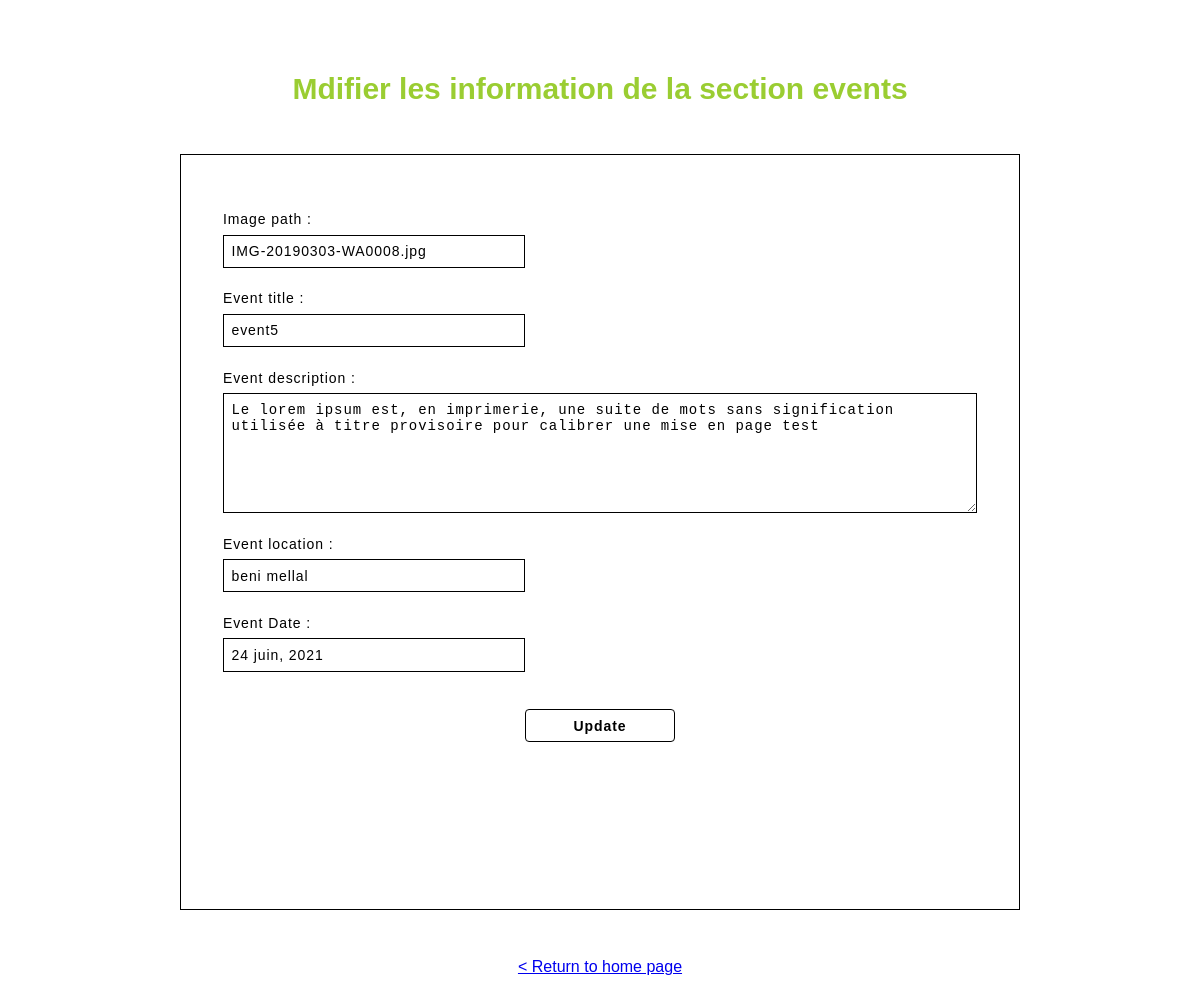
/login/admin/updt.php?id=8, run on the app's committed database.
### tables this page shows
CREATE TABLE `events` (
  `event_id` int(11) NOT NULL,
  `spa_id` int(11) NOT NULL,
  `event_img` text NOT NULL,
  `event_title` varchar(60) NOT NULL,
  `event_desc` text NOT NULL,
  `event_location` varchar(60) NOT NULL,
  `event_date` varchar(60) NOT NULL
);

### login/admin/updt.php (the view, shortened to what this page needs)
<?php
include '../../config.php';
$id=$_GET['id'];
$sql = 'SELECT * FROM events WHERE event_id=:id';
$stmt = $db->prepare($sql);
$stmt->execute([':id' => $id]);
$info = $stmt->fetch(PDO::FETCH_OBJ);
?>
<!DOCTYPE html>
<html lang="en">
<head>
    <link rel="stylesheet" href="../../css/style.min.css">
    <link rel="stylesheet" href="../../css/supadmin.css">
    <link rel="stylesheet" href="../../css/style.css">
</head>
<body>
<div class="sectionActivity">
        <h2 class="sectionActivity__titleTop">Mdifier les information de la section events </h2>
            <div class="formActivity FormEvents FormEvents2">
                <form class="activityForm" action="" method="POST" enctype="multipart/form-data">
                    <label for="" class="activityForm__labelName">Image path :</label>
                    <input type="text" class="activityForm__proTitle" name="img" value="<?= $info->event_img ?>">
                    <label for="" class="activityForm__labelName">Event title :</label>
                    <input type="text" class="activityForm__proTitle" name="title" value="<?= $info->event_title ?>">
                    <label for="" class="activityForm__labelName">Event description :</label>
                    <textarea class="activityForm__description" name="descrip"><?= $info->event_desc ?></textarea>
                    <label for="" class="activityForm__labelName"> Event location :</label>
                    <input type="text" class="activityForm__proTitle" name="location" value="<?= $info->event_location ?>">
                    <label for="" class="activityForm__labelName"> Event Date :</label>
                    <input type="text" class="activityForm__proTitle" name="date" value="<?= $info->event_date ?>">
                    <input class="activityForm__sendBtn" type="submit" value="Update" name="updt">
                </form>
            </div>
            <div class="returnPage"><a href="./homepage.php">< Return to home page</a></div>
        </div>
</body>
</html>

### css/supadmin.css (style rules this page uses)
.sectionActivity { width: 100%; padding-bottom: 2%; }
.sectionActivity__titleTop { margin-top: 6%; text-align: center; color: yellowgreen; }
@media screen and (min-width: 800px) and (max-width: 1300px) { .sectionActivity__titleTop { font-size: 2.5vw; } }
.formActivity { width: 50%; height: 30vw; margin: 4% auto; border: 1px solid black; margin-bottom: 4%; font-size: .9vw; }
@media screen and (min-width: 1000px) and (max-width: 1300px) { .formActivity { width: 70%; height: 38vw; } }
.activityForm { width: 90%; margin: auto; display: flex; flex-direction: column; padding-top: 4%; }
.activityForm__labelName { display: flex; flex-direction: column; margin: 3% 0% 1% 0%; font-size: 14px; letter-spacing: .7pt; }
.activityForm__proTitle { width: 40%; padding: 1%; border: 1px solid black; font-size: 14px; background: none; letter-spacing: .7pt; }
.activityForm__description { height: 10vw; padding: 1%; border: 1px solid black; font-size: 14px; background: none; letter-spacing: .7pt; }
.activityForm__sendBtn { width: 20%; margin: 5% auto; padding: 1%; border-radius: 4px; font-size: 14px; font-weight: 600; background: none; border: 1px solid black; cursor: pointer; letter-spacing: .7pt; }
.returnPage { width: 100%; text-align: center; }
.FormEvents { height: 42vw; }
@media screen and (max-width: 1500px) { .FormEvents { height: 40vw; } }
@media screen and (max-width: 1300px) { .FormEvents { height: 50vw; } }
.FormEvents2 { height: 42vw; }
@media screen and (max-width: 2030px) { .FormEvents2 { height: 44vw; } }
@media screen and (max-width: 1700px) { .FormEvents2 { height: 48vw; } }
@media screen and (max-width: 1500px) { .FormEvents2 { height: 54vw; } }
@media screen and (max-width: 1300px) { .FormEvents2 { height: 63vw; } }

### data on the page
events: img "IMG-20190303-WA0008.jpg", title "event5", descrip "Le lorem ipsum est, en imprimerie, une suite de mots sans signification utilisée à titre provisoire pour calibrer une mise en page test", location "beni mellal", date "24 juin, 2021"
